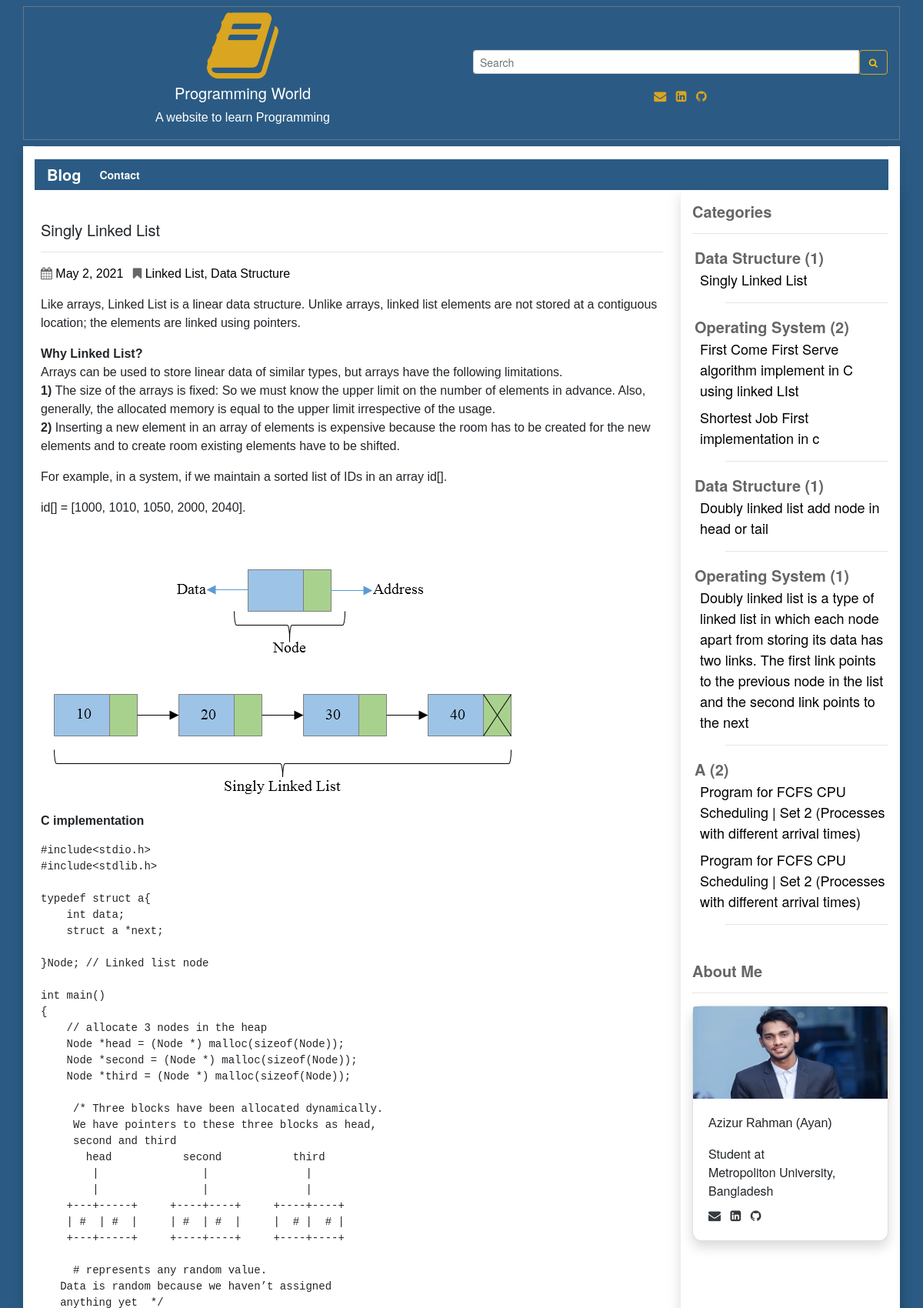
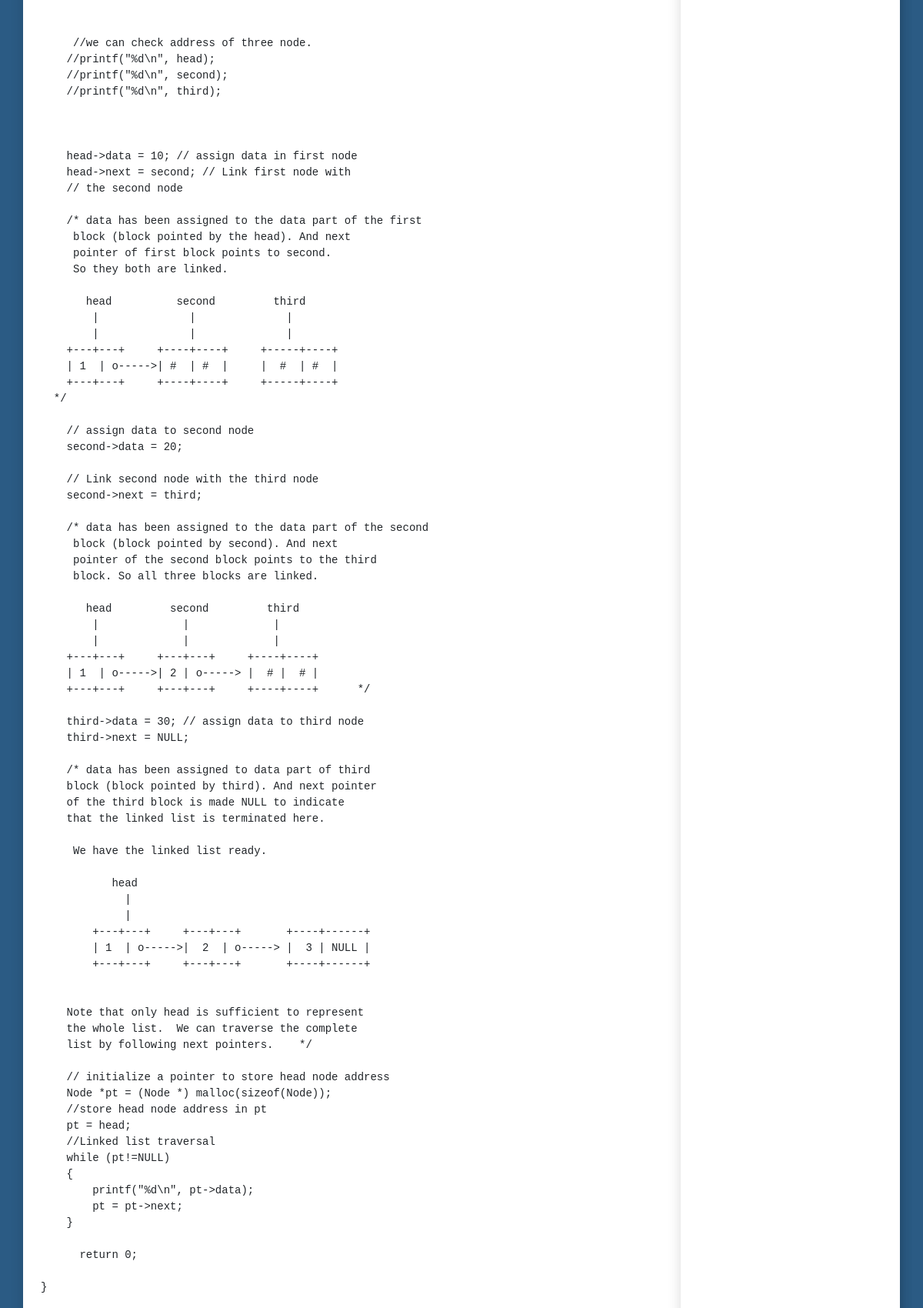
The app's page /more/5 (upper part) with its own data (2 pictures, top to bottom).
### user_panel_1/models.py (models this page shows, shortened)
class Blog(models.Model):
    cat_name = models.ForeignKey(Category, on_delete=models.CASCADE)
    blog_priority = models.IntegerField(blank=True, null=True)
    blog_tags = models.CharField(max_length=200,  blank=True, null=True)
    blog_title = models.CharField(max_length=200)
    blog_author = models.CharField(max_length=200)
    blog_descriptions = models.CharField(max_length=600);
    blog_body = RichTextUploadingField(blank=True, null=True)
    blog_views = models.IntegerField(default=0)
    blog_date = models.DateField(auto_now_add=True, auto_now=False, blank=True)

class Category(models.Model):
    cat_name = models.CharField(max_length=300)
    cat_priority = models.IntegerField(blank=False, null=False);
    def __str__(self):
        return self.cat_name

### user_panel_1/views.py (the view)
# urls.py: path('more/<str:slug>', views.more, name='more'),
def more(request, slug):
    more = Blog.objects.filter(id=slug).first()
    category = Category.objects.all()
    blog = Blog.objects.all()
    categorys = Blog.objects.all().select_related('cat_name')
    blogss = get_object_or_404(Blog, id=slug)
    reacentBlog = Blog.objects.all().order_by('-blog_date')[0:5]
    go_back = slug
    comments = blogss.comments.filter(active=True, parent__isnull=True)
    if request.method == 'POST':
        print("hello me if")
        comment_form = CommentForm(data=request.POST)
        if comment_form.is_valid():
            parent_obj = None
            try:
                parent_id = int(request.POST.get('parent_id'))
            except:
                parent_id = None
            if parent_id:
                parent_obj = Comment.objects.get(id=parent_id)
                if parent_obj:
                    replay_comment = comment_form.save(commit=False)
                    replay_comment.parent = parent_obj
            new_comment = comment_form.save(commit=False)
            new_comment.blog = blogss
            new_comment.save()
            return HttpResponseRedirect(reverse('more', args=[str(go_back)]))
    else:
        comment_form = CommentForm()
    return render(request,
                  'more.html',
                  {
                   'comments': comments,
                   'comment_form': comment_form,
                   'category': category,
                   'blog': blog,
                   'object_list': categorys,
                   'more':more,
                   'recentBlog': reacentBlog,
                   })

### user_panel_1/forms.py
class CommentForm(forms.ModelForm):
    email = forms.EmailField(widget=forms.TextInput(
        attrs = {
            'class': 'form-control input-edit',
            'placeholder' : 'email'
        }
    ))
    name = forms.CharField(widget=forms.TextInput(
        attrs={
            'class': 'form-control input-edit',
            'placeholder': 'name'
        }
    ))
    body = forms.CharField( widget=forms.Textarea(
        attrs={
            'class': 'form-control input-edit',
        }
    ))
    class Meta:
        model = Comment
        fields = ('name', 'email', 'body')

### templates/more.html (shortened to what this page needs)
{% extends 'base.html' %}
{% load static %}
{% load humanize %}
{% block content %}
<div class="p-2 mt-3">
<h5 class="mt-3">{{more.blog_title}}</h5>
<hr>
 <p  class="description"><i class="fa fa-calendar" aria-hidden="true"></i> <a href="{% url 'date' more.blog_date %}" class="mr-2 ur description"> {{ more.blog_date}} </a> <i class="fa fa-bookmark" aria-hidden="true"></i>
         <a href="{% url 'tags' more.blog_tags %}" class="ur description">  {{ more.blog_tags}} </a>
                            </p>
<p>{{more.blog_body | safe}}</p>
</div>
{% endblock content %}

### templates/base.html (shortened to what this page needs)
{% load static %}
{% load humanize %}
<!DOCTYPE html>
<html lang="en">
<head>
  <link rel="stylesheet" href="https://maxcdn.bootstrapcdn.com/bootstrap/4.5.2/css/bootstrap.min.css">
  <link rel="stylesheet"
      href="//cdnjs.cloudflare.com/ajax/libs/highlight.js/10.7.2/styles/default.min.css">
    <link
      rel="stylesheet"
      href="https://cdnjs.cloudflare.com/ajax/libs/font-awesome/4.7.0/css/font-awesome.min.css"
    />
    <link
      rel="stylesheet"
      href="{% static 'css/style.css' %}"
    />
    <link href="https://cdn.jsdelivr.net/gh/gitbrent/bootstrap4-toggle@3.6.1/css/bootstrap4-toggle.min.css" rel="stylesheet">
</head>
<body style="background:#2b5b84;">
 <div class="container mt-2 text-center border border-secondary">
 <div class="row">
     <div class="col-sm-6">
     <i class="fa fa-book logo" aria-hidden="true"></i><br>
 <h5 class="text-white">Programming World</h5>
 <p class="text-white">A website to learn Programming</p>
     </div>
     <div class="col-sm-6 mt-2">
        <form method="GET" action="{% url 'search' %}">
    <div class="input-group input-group-sm mt-5"  >
      <input type="text" class="form-control" placeholder="Search" name='search' required>
      <div class="input-group-btn">
        <button class="btn btn-outline-warning" type="submit"><i class="fa fa-search" aria-hidden="true"></i>
</button>
      </div>
    </div>
  </form>
       <div class="mt-3">
       <span class="text-style-two"><a href="mailto:aaziz9642@gmail.com" class="text-warning ur"><i class="fa fa-envelope pr-2" aria-hidden="true"></i> </a></span>
<span class="text-style-two"><a href="https://linkedin.com/in/azizur-rahman-720636165"  target="_blank" class="text-warning ur"><i class="fa fa-linkedin-square" aria-hidden="true"></i> </a></span>
<span class="text-style-two"><a href="https://github.com/ayanchyaziz123" target="_blank" class="text-warning ur"><i class="fa fa-github pl-2" aria-hidden="true"></i></a></span>
     </div>
     </div>
    </div>
</div>
<div class="container bg-white shadow">
  <hr class="mt-2">
    <nav class="navbar navbar-expand-lg navbar-dark bg-dark mt-2 pt-0 pb-0">
  <a class="navbar-brand" href="{% url 'blog' %}">Blog</a>
  <div class="collapse navbar-collapse" id="navbarSupportedContent">
    <ul class="navbar-nav mr-auto">
      <li class="nav-item active">
        <a class="nav-link" href="{% url 'contact' %}">Contact<span class="sr-only">(current)</span></a>
      </li>
    </ul>
  </div>
</nav>
<div class="row">
    <div class="col-sm-9">
    {% block content %}
    {% endblock content %}
    </div>
    <div class="col-sm-3 shadow">
     <h5 class="mt-3"><strong class="title">Categories</strong></h5>
     <hr>
     {% regroup object_list by cat_name as cat_all %}
<ul>
{% for categories in cat_all %}
    <li style="list-style-type:none; margin-left:-37px;"><strong class="title">{{ categories.grouper }} ({{ categories.list|length}}) </strong>
    <ul style="list-style-type:none;">
        {% for blog in categories.list %}
          <li style="margin-left:-33px;"><a href="{% url 'more' blog.id %}"  target="_blank" class="ur" style="font-size: 18px;">{{ blog.blog_title }}</li></a>
        {% endfor %}
        <hr>
    </ul>
    </li>
{% endfor %}
</ul>
<h5 class="mt-5"><strong class="title">About Me</strong></h5>
<hr>
<div class="card shadow rounded">
  <img class="card-img-top" style="max-height:120px;" src="{% static 'aya.jpeg' %}" alt="Card image cap">
  <div class="card-body ">
    <p class="card-text">Azizur Rahman (Ayan) </p>
    <span>Student at <br> Metropoliton University, Bangladesh</span> <br>
    <div class="mt-2">
     <span class="text-style-two"><a href="mailto:aaziz9642@gmail.com" class="text-dark "><i class="fa fa-envelope pr-2" aria-hidden="true"></i> </a></span>
<span class="text-style-two"><a href="https://linkedin.com/in/azizur-rahman-720636165"  target="_blank" class="text-dark "><i class="fa fa-linkedin-square" aria-hidden="true"></i> </a></span>
<span class="text-style-two"><a href="https://github.com/ayanchyaziz123" target="_blank" class="text-dark "><i class="fa fa-github pl-2" aria-hidden="true"></i></a></span>
  </div>
  </div>
</div>
    </div>
</div>
</div>
</body>
</html>

### static/css/style.css (style rules this page uses)
body { background-color: #2b5b84; font-family:Helvetica Neue; font-size:14; }
.bg-dark { background: #2b5b84 !important; }
.logo { font-size: 100px; color: #DAA520; }
li .nav-link { font-size: 14px !important; }
.btn { font-size: 12px !important; }
p { font-family: Arial, Helvetica, sans-serif; }
.navbar-nav .nav-item { font-weight: 600 !important; }
.navbar-brand { font-weight: 600 !important; }
.description { color: #666666; }
.btn-outline-warning { border-color: #DAA520 !important; color: #DAA520 im !important; }
.title { color: #666; font-size: 20px !important; }
.text-warning { color: #DAA520 !important; }
.ur { text-decoration: none !important; color: black; }
.rounded { border-radius: 12px !important; }

### records on screen
Blog: blog_title "Singly Linked List", blog_date "May 2, 2021", blog_tags "Linked List, Data Structure", blog_body "Like arrays, Linked List is a linear data structure. Unlike arrays, linked list elements are not stored at a contiguous location; the elements are linked using pointers. Why Linked List? Arrays can be used to store linear data of similar types, but arrays have the following limitations. 1) The size of the arrays is fixed: So we must know the upper limit on the number of elements in advance. Also, generally, the allocated memory is equal to the upper limit irrespective of the usage. 2) Inserting a new element in an array of elements is expensive because the room has to be created for the new elements and to create room existing elements have to be shifted. For example, in a system, if we…", blog_body (picture)
Category: grouper "Data Structure", list|length "1"
Category: grouper "Operating System", list|length "2", list|length "1"
Blog: blog_title "First Come First Serve algorithm implement in C using linked LIst"
Blog: blog_title "Shortest Job First implementation in c"
Blog: blog_title "Doubly linked list add node in head or tail"
Blog: blog_title "Doubly linked list is a type of linked list in which each node apart from storing its data has two links. The first link points to the previous node in the list and the second link points to the next"
Category: grouper "A", list|length "2"
Blog: blog_title "Program for FCFS CPU Scheduling | Set 2 (Processes with different arrival times)"
Blog: blog_title "Program for FCFS CPU Scheduling | Set 2 (Processes with different arrival times)"
